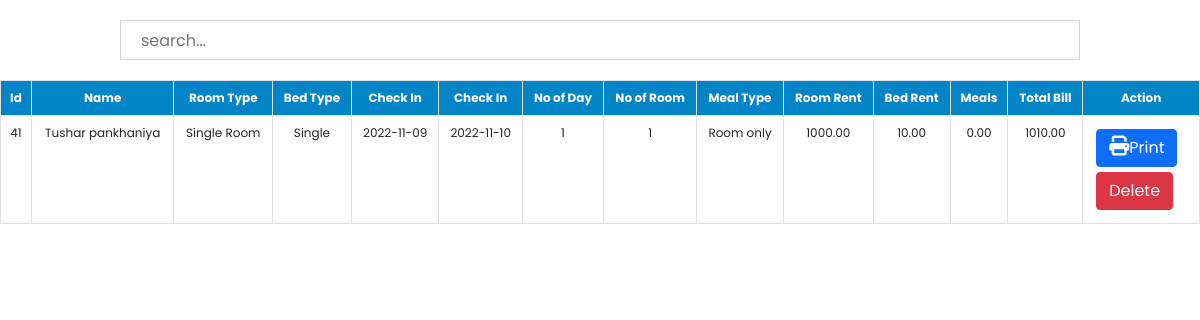
Page /admin/payment.php on the earlier database version.
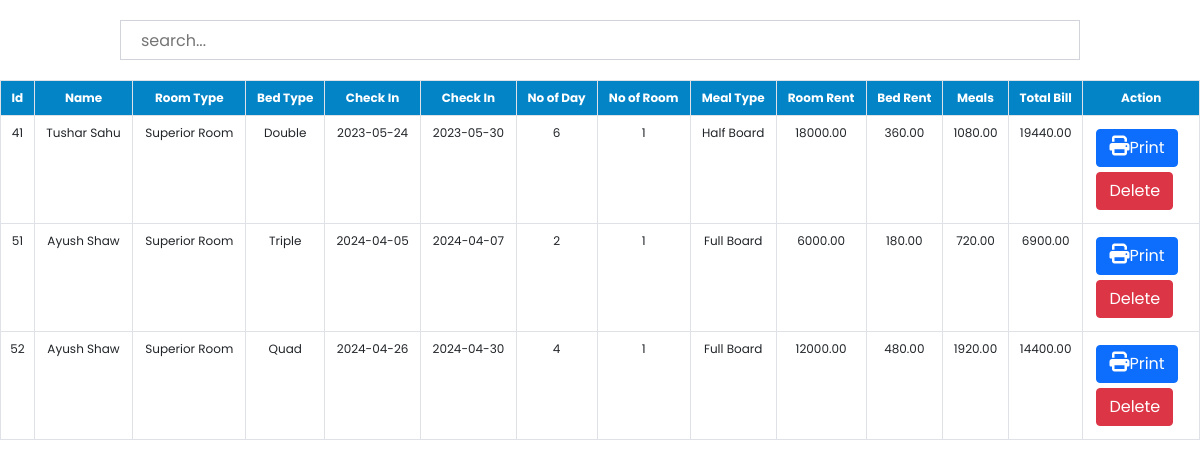
Same page on the later database version.
### tables this page shows
CREATE TABLE `payment` (
  `id` int(30) NOT NULL,
  `Name` varchar(30) NOT NULL,
  `Email` varchar(30) NOT NULL,
  `RoomType` varchar(30) NOT NULL,
  `Bed` varchar(30) NOT NULL,
  `NoofRoom` int(30) NOT NULL,
  `cin` date NOT NULL,
  `cout` date NOT NULL,
  `noofdays` int(30) NOT NULL,
  `roomtotal` double(8,2) NOT NULL,
  `bedtotal` double(8,2) NOT NULL,
  `meal` varchar(30) NOT NULL,
  `mealtotal` double(8,2) NOT NULL,
  `finaltotal` double(8,2) NOT NULL
);

### admin/payment.php (the view, shortened to what this page needs)
<?php
    include '../config.php';
?>
<!DOCTYPE html>
<html lang="en">
<head>
    <link href="https://cdn.jsdelivr.net/npm/bootstrap@5.0.2/dist/css/bootstrap.min.css" rel="stylesheet">
    <link rel="stylesheet" href="https://cdnjs.cloudflare.com/ajax/libs/font-awesome/6.2.0/css/all.min.css"/>
	<link rel="stylesheet" href="css/roombook.css">
</head>
<body>
	<div class="searchsection">
        <input type="text" name="search_bar" id="search_bar" placeholder="search..." onkeyup="searchFun()">
    </div>
    <div class="roombooktable" class="table-responsive-xl">
        <?php
            $paymanttablesql = "SELECT * FROM payment";
            $paymantresult = mysqli_query($conn, $paymanttablesql);
        ?>
        <table class="table table-bordered" id="table-data">
            <thead>
                <tr>
                    <th scope="col">Id</th>
                    <th scope="col">Name</th>
                    <th scope="col">Room Type</th>
                    <th scope="col">Bed Type</th>
                    <th scope="col">Check In</th>
                    <th scope="col">Check In</th>
					<th scope="col">No of Day</th>
                    <th scope="col">No of Room</th>
					<th scope="col">Meal Type</th>
                    <th scope="col">Room Rent</th>
                    <th scope="col">Bed Rent</th>
                    <th scope="col">Meals</th>
					<th scope="col">Total Bill</th>
                    <th scope="col">Action</th>
                </tr>
            </thead>
            <tbody>
            <?php
            while ($res = mysqli_fetch_array($paymantresult)) {
            ?>
                <tr>
                    <td><?php echo $res['id'] ?></td>
                    <td><?php echo $res['Name'] ?></td>
                    <td><?php echo $res['RoomType'] ?></td>
                    <td><?php echo $res['Bed'] ?></td>
					<td><?php echo $res['cin'] ?></td>
                    <td><?php echo $res['cout'] ?></td>
					<td><?php echo $res['noofdays'] ?></td>
                    <td><?php echo $res['NoofRoom'] ?></td>
                    <td><?php echo $res['meal'] ?></td>
                    <td><?php echo $res['roomtotal'] ?></td>
					<td><?php echo $res['bedtotal'] ?></td>
					<td><?php echo $res['mealtotal'] ?></td>
					<td><?php echo $res['finaltotal'] ?></td>
                    <td class="action">
                        <a href="invoiceprint.php?id= <?php echo $res['id']?>"><button class="btn btn-primary"><i class="fa-solid fa-print"></i>Print</button></a>
						<a href="paymantdelete.php?id=<?php echo $res['id']?>"><button class="btn btn-danger">Delete</button></a>
                    </td>
                </tr>
            <?php
            }
            ?>
            </tbody>
        </table>
    </div>
</body>
</html>

### admin/css/roombook.css (style rules this page uses)
:root { --bg-text-shadow: 0 2px 4px rgb(13 0 77 / 8%), 0 3px 6px rgb(13 0 77 / 8%), 0 8px 16px rgb(13 0 77 / 8%); --bg-box-shadow: 0px 0px 20px 6px rgba(26, 30, 164, 0.31); }
body { background-color: #ffff; }
* { margin: 0; padding: 0; font-family: 'Poppins', sans-serif; }
i { font-size: 20px; }
.table { font-size: 12px; }
.searchsection { height: 80px; width: 100%; display: flex; justify-content: space-evenly; align-items: center; background-color: white; position: fixed; z-index: 500; }
#search_bar { height: 40px; width: 80%; border: 1px solid #d1d5db; padding-left: 20px; }
a { color: black; }
.roombooktable { position: absolute; color: #0a0d2d; margin-top: 80px; width: 100%; }
.roombooktable thead { background-color: #0284c7; color: white; text-align: center; }
.roombooktable tbody { text-align: center; }
.action a { text-decoration: none; }
.action button { display: flex; flex-wrap: wrap; margin: 5px; }

Differences in the rows shown:
changed payment id 41: Name "Tushar pankhaniya" → "Tushar Sahu"; RoomType "Single Room" → "Superior Room"; Bed "Single" → "Double"; cin "2022-11-09" → "2023-05-24"; cout "2022-11-10" → "2023-05-30"; noofdays "1" → "6"; meal "Room only" → "Half Board"; roomtotal "1000.00" → "18000.00"; bedtotal "10.00" → "360.00"; mealtotal "0.00" → "1080.00"; finaltotal "1010.00" → "19440.00"
added payment: id "51", Name "Ayush Shaw", RoomType "Superior Room", Bed "Triple", cin "2024-04-05", cout "2024-04-07", noofdays "2", NoofRoom "1", meal "Full Board", roomtotal "6000.00", bedtotal "180.00", mealtotal "720.00", finaltotal "6900.00"
added payment: id "52", Name "Ayush Shaw", RoomType "Superior Room", Bed "Quad", cin "2024-04-26", cout "2024-04-30", noofdays "4", NoofRoom "1", meal "Full Board", roomtotal "12000.00", bedtotal "480.00", mealtotal "1920.00", finaltotal "14400.00"
